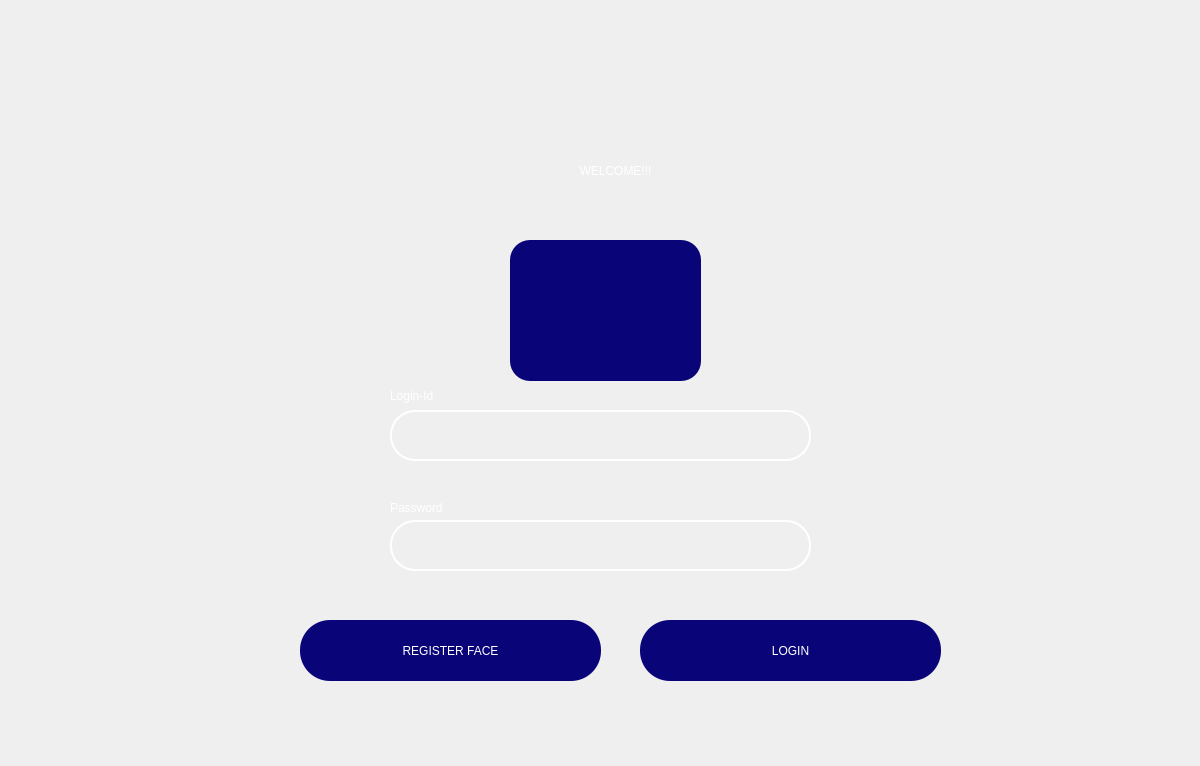
<?xml version="1.0" encoding="UTF-8"?>
<ui version="4.0">
 <class>Dialog</class>
 <widget class="QDialog" name="Dialog">
  <property name="geometry">
   <rect>
    <x>0</x>
    <y>0</y>
    <width>1200</width>
    <height>766</height>
   </rect>
  </property>
  <property name="windowTitle">
   <string>Dialog</string>
  </property>
  <widget class="QWidget" name="bgwidget" native="true">
   <property name="geometry">
    <rect>
     <x>0</x>
     <y>0</y>
     <width>1201</width>
     <height>801</height>
    </rect>
   </property>
   <widget class="QLabel" name="bglabel">
    <property name="geometry">
     <rect>
      <x>0</x>
      <y>0</y>
      <width>1201</width>
      <height>801</height>
     </rect>
    </property>
    <property name="inputMethodHints">
     <set>Qt::ImhNone</set>
    </property>
    <property name="text">
     <string/>
    </property>
    <property name="pixmap">
     <pixmap>../Images/background.png</pixmap>
    </property>
    <property name="scaledContents">
     <bool>true</bool>
    </property>
   </widget>
   <widget class="QLabel" name="label_2">
    <property name="geometry">
     <rect>
      <x>360</x>
      <y>140</y>
      <width>511</width>
      <height>61</height>
     </rect>
    </property>
    <property name="styleSheet">
     <string notr="true">font: 36pt &quot;MS Sans Serif&quot;;color:rgb(255, 255, 255)
</string>
    </property>
    <property name="text">
     <string>WELCOME!!!</string>
    </property>
    <property name="alignment">
     <set>Qt::AlignCenter</set>
    </property>
   </widget>
   <widget class="QPushButton" name="login">
    <property name="geometry">
     <rect>
      <x>640</x>
      <y>620</y>
      <width>301</width>
      <height>61</height>
     </rect>
    </property>
    <property name="cursor">
     <cursorShape>PointingHandCursor</cursorShape>
    </property>
    <property name="styleSheet">
     <string notr="true">
QPushButton {
border-radius:30px;
font: 75 18pt &quot;MS Shell Dlg 2&quot;; 
color: rgb(255, 255, 255);
background-color:rgb(10, 4, 121)

}

QPushButton::hover {
background-color: qlineargradient(spread:pad, x1:0, y1:0, x2:1, y2:0, stop:0 rgba(79, 238, 0, 255), stop:1 rgba(0, 170, 0, 255))
}</string>
    </property>
    <property name="text">
     <string>LOGIN</string>
    </property>
   </widget>
   <widget class="QLabel" name="label">
    <property name="geometry">
     <rect>
      <x>400</x>
      <y>10</y>
      <width>391</width>
      <height>131</height>
     </rect>
    </property>
    <property name="text">
     <string/>
    </property>
    <property name="pixmap">
     <pixmap>../Images/logo.png</pixmap>
    </property>
    <property name="scaledContents">
     <bool>false</bool>
    </property>
   </widget>
   <widget class="QLineEdit" name="user_name">
    <property name="geometry">
     <rect>
      <x>390</x>
      <y>410</y>
      <width>421</width>
      <height>51</height>
     </rect>
    </property>
    <property name="toolTip">
     <string extracomment="Enter your Log-in Id (username)"/>
    </property>
    <property name="styleSheet">
     <string notr="true">

QLineEdit {
background-color:rgba(0,0,0,0);
font: 14pt &quot;MS Shell Dlg 2&quot;;
color: white;
border: 2px solid white;
border-radius: 25px;
}

QLineEdit::focus {
border: 2px solid rgb(0, 229, 0);
}

</string>
    </property>
    <property name="text">
     <string/>
    </property>
   </widget>
   <widget class="QLineEdit" name="password">
    <property name="geometry">
     <rect>
      <x>390</x>
      <y>520</y>
      <width>421</width>
      <height>51</height>
     </rect>
    </property>
    <property name="toolTip">
     <string extracomment="Enter your password."/>
    </property>
    <property name="toolTipDuration">
     <number>1</number>
    </property>
    <property name="styleSheet">
     <string notr="true">

QLineEdit {
background-color:rgba(0,0,0,0);
font: 14pt &quot;MS Shell Dlg 2&quot;;
border: 2px solid white;
border-radius: 25px;
color: white;
}

QLineEdit::focus {
border: 2px solid rgb(0, 229, 0);
}

</string>
    </property>
    <property name="inputMethodHints">
     <set>Qt::ImhNone</set>
    </property>
   </widget>
   <widget class="QLabel" name="label_3">
    <property name="geometry">
     <rect>
      <x>390</x>
      <y>385</y>
      <width>91</width>
      <height>21</height>
     </rect>
    </property>
    <property name="styleSheet">
     <string notr="true">color: white;
font: 15pt &quot;Tw Cen MT&quot;;</string>
    </property>
    <property name="text">
     <string>Login-Id</string>
    </property>
   </widget>
   <widget class="QPushButton" name="faceid">
    <property name="geometry">
     <rect>
      <x>510</x>
      <y>240</y>
      <width>191</width>
      <height>141</height>
     </rect>
    </property>
    <property name="cursor">
     <cursorShape>PointingHandCursor</cursorShape>
    </property>
    <property name="styleSheet">
     <string notr="true">QPushButton {
background-color:rgb(10, 4, 121);
border-radius:20px;
}


QPushButton::hover {
background-color: qlineargradient(spread:pad, x1:0, y1:0, x2:1, y2:0, stop:0 rgba(79, 238, 0, 255), stop:1 rgba(0, 170, 0, 255))
}</string>
    </property>
    <property name="text">
     <string/>
    </property>
    <property name="icon">
     <iconset>
      <normaloff>../Images/face_recognition.png</normaloff>../Images/face_recognition.png</iconset>
    </property>
    <property name="iconSize">
     <size>
      <width>120</width>
      <height>120</height>
     </size>
    </property>
   </widget>
   <widget class="QLabel" name="label_4">
    <property name="geometry">
     <rect>
      <x>390</x>
      <y>500</y>
      <width>111</width>
      <height>16</height>
     </rect>
    </property>
    <property name="styleSheet">
     <string notr="true">color: white;
font: 15pt &quot;Tw Cen MT&quot;;</string>
    </property>
    <property name="text">
     <string>Password</string>
    </property>
   </widget>
   <widget class="QPushButton" name="register_label">
    <property name="geometry">
     <rect>
      <x>300</x>
      <y>620</y>
      <width>301</width>
      <height>61</height>
     </rect>
    </property>
    <property name="cursor">
     <cursorShape>PointingHandCursor</cursorShape>
    </property>
    <property name="styleSheet">
     <string notr="true">
QPushButton {
border-radius:30px;
font: 75 18pt &quot;MS Shell Dlg 2&quot;; 
color: rgb(255, 255, 255);
background-color:rgb(10, 4, 121)

}

QPushButton::hover {
background-color: qlineargradient(spread:pad, x1:0, y1:0, x2:1, y2:1, stop:0 rgba(0, 170, 255, 255), stop:1 rgba(0, 85, 255, 255))
}</string>
    </property>
    <property name="text">
     <string>REGISTER FACE</string>
    </property>
   </widget>
   <widget class="QLabel" name="error">
    <property name="geometry">
     <rect>
      <x>390</x>
      <y>580</y>
      <width>361</width>
      <height>21</height>
     </rect>
    </property>
    <property name="styleSheet">
     <string notr="true">
font: 10pt &quot;Tw Cen MT&quot;;color:blue;</string>
    </property>
    <property name="text">
     <string/>
    </property>
   </widget>
  </widget>
 </widget>
 <resources/>
 <connections/>
</ui>
